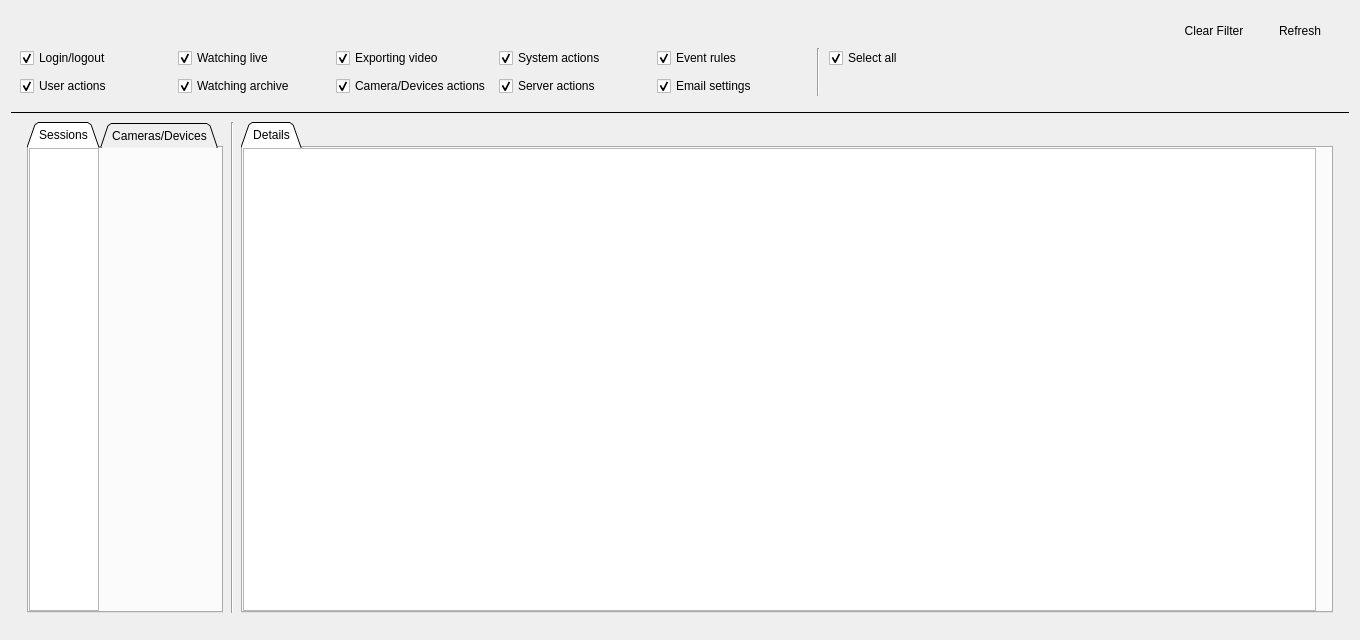
<?xml version="1.0" encoding="UTF-8"?>
<ui version="4.0">
 <class>AuditLogDialog</class>
 <widget class="QDialog" name="AuditLogDialog">
  <property name="geometry">
   <rect>
    <x>0</x>
    <y>0</y>
    <width>1360</width>
    <height>640</height>
   </rect>
  </property>
  <property name="minimumSize">
   <size>
    <width>1200</width>
    <height>0</height>
   </size>
  </property>
  <property name="windowTitle">
   <string>Audit Trail</string>
  </property>
  <layout class="QVBoxLayout" name="verticalLayout">
   <item>
    <widget class="QnPanel" name="panelWidget" native="true">
     <layout class="QGridLayout" name="gridLayout">
      <item row="0" column="0">
       <widget class="QnDateRangeWidget" name="dateRangeWidget" native="true"/>
      </item>
      <item row="0" column="1">
       <widget class="QnSearchLineEdit" name="filterLineEdit" native="true">
        <property name="sizePolicy">
         <sizepolicy hsizetype="Expanding" vsizetype="Preferred">
          <horstretch>0</horstretch>
          <verstretch>0</verstretch>
         </sizepolicy>
        </property>
       </widget>
      </item>
      <item row="0" column="2">
       <widget class="QPushButton" name="clearFilterButton">
        <property name="focusPolicy">
         <enum>Qt::TabFocus</enum>
        </property>
        <property name="text">
         <string>Clear Filter</string>
        </property>
        <property name="autoDefault">
         <bool>false</bool>
        </property>
        <property name="flat">
         <bool>true</bool>
        </property>
       </widget>
      </item>
      <item row="0" column="3">
       <widget class="QPushButton" name="refreshButton">
        <property name="focusPolicy">
         <enum>Qt::TabFocus</enum>
        </property>
        <property name="text">
         <string>Refresh</string>
        </property>
        <property name="autoDefault">
         <bool>false</bool>
        </property>
        <property name="flat">
         <bool>true</bool>
        </property>
       </widget>
      </item>
      <item row="1" column="0" colspan="4">
       <layout class="QHBoxLayout" name="horizontalLayout_3">
        <item>
         <layout class="QGridLayout" name="checkboxesLayout">
          <property name="spacing">
           <number>8</number>
          </property>
          <item row="1" column="0">
           <widget class="QCheckBox" name="checkBoxUsers">
            <property name="sizePolicy">
             <sizepolicy hsizetype="Minimum" vsizetype="Fixed">
              <horstretch>0</horstretch>
              <verstretch>0</verstretch>
             </sizepolicy>
            </property>
            <property name="minimumSize">
             <size>
              <width>150</width>
              <height>0</height>
             </size>
            </property>
            <property name="text">
             <string>User actions</string>
            </property>
            <property name="checked">
             <bool>true</bool>
            </property>
           </widget>
          </item>
          <item row="0" column="6">
           <widget class="QCheckBox" name="selectAllCheckBox">
            <property name="sizePolicy">
             <sizepolicy hsizetype="Minimum" vsizetype="Fixed">
              <horstretch>0</horstretch>
              <verstretch>0</verstretch>
             </sizepolicy>
            </property>
            <property name="text">
             <string>Select all</string>
            </property>
            <property name="checked">
             <bool>true</bool>
            </property>
           </widget>
          </item>
          <item row="1" column="3">
           <widget class="QCheckBox" name="checkBoxServers">
            <property name="sizePolicy">
             <sizepolicy hsizetype="Minimum" vsizetype="Fixed">
              <horstretch>0</horstretch>
              <verstretch>0</verstretch>
             </sizepolicy>
            </property>
            <property name="minimumSize">
             <size>
              <width>150</width>
              <height>0</height>
             </size>
            </property>
            <property name="text">
             <string>Server actions</string>
            </property>
            <property name="checked">
             <bool>true</bool>
            </property>
           </widget>
          </item>
          <item row="0" column="4">
           <widget class="QCheckBox" name="checkBoxBRules">
            <property name="sizePolicy">
             <sizepolicy hsizetype="Minimum" vsizetype="Fixed">
              <horstretch>0</horstretch>
              <verstretch>0</verstretch>
             </sizepolicy>
            </property>
            <property name="minimumSize">
             <size>
              <width>150</width>
              <height>0</height>
             </size>
            </property>
            <property name="text">
             <string>Event rules</string>
            </property>
            <property name="checked">
             <bool>true</bool>
            </property>
           </widget>
          </item>
          <item row="0" column="2">
           <widget class="QCheckBox" name="checkBoxExport">
            <property name="sizePolicy">
             <sizepolicy hsizetype="Minimum" vsizetype="Fixed">
              <horstretch>0</horstretch>
              <verstretch>0</verstretch>
             </sizepolicy>
            </property>
            <property name="minimumSize">
             <size>
              <width>150</width>
              <height>0</height>
             </size>
            </property>
            <property name="text">
             <string>Exporting video</string>
            </property>
            <property name="checked">
             <bool>true</bool>
            </property>
           </widget>
          </item>
          <item row="1" column="2">
           <widget class="QCheckBox" name="checkBoxCameras">
            <property name="sizePolicy">
             <sizepolicy hsizetype="Minimum" vsizetype="Fixed">
              <horstretch>0</horstretch>
              <verstretch>0</verstretch>
             </sizepolicy>
            </property>
            <property name="minimumSize">
             <size>
              <width>150</width>
              <height>0</height>
             </size>
            </property>
            <property name="text">
             <string notr="true">Camera/Devices actions</string>
            </property>
            <property name="checked">
             <bool>true</bool>
            </property>
           </widget>
          </item>
          <item row="0" column="3">
           <widget class="QCheckBox" name="checkBoxSystem">
            <property name="sizePolicy">
             <sizepolicy hsizetype="Minimum" vsizetype="Fixed">
              <horstretch>0</horstretch>
              <verstretch>0</verstretch>
             </sizepolicy>
            </property>
            <property name="minimumSize">
             <size>
              <width>150</width>
              <height>0</height>
             </size>
            </property>
            <property name="text">
             <string>System actions</string>
            </property>
            <property name="checked">
             <bool>true</bool>
            </property>
           </widget>
          </item>
          <item row="1" column="1">
           <widget class="QCheckBox" name="checkBoxArchive">
            <property name="sizePolicy">
             <sizepolicy hsizetype="Minimum" vsizetype="Fixed">
              <horstretch>0</horstretch>
              <verstretch>0</verstretch>
             </sizepolicy>
            </property>
            <property name="minimumSize">
             <size>
              <width>150</width>
              <height>0</height>
             </size>
            </property>
            <property name="text">
             <string>Watching archive</string>
            </property>
            <property name="checked">
             <bool>true</bool>
            </property>
           </widget>
          </item>
          <item row="0" column="1">
           <widget class="QCheckBox" name="checkBoxLive">
            <property name="sizePolicy">
             <sizepolicy hsizetype="Minimum" vsizetype="Fixed">
              <horstretch>0</horstretch>
              <verstretch>0</verstretch>
             </sizepolicy>
            </property>
            <property name="minimumSize">
             <size>
              <width>150</width>
              <height>0</height>
             </size>
            </property>
            <property name="text">
             <string>Watching live</string>
            </property>
            <property name="checked">
             <bool>true</bool>
            </property>
           </widget>
          </item>
          <item row="0" column="5" rowspan="2">
           <widget class="Line" name="verticalLine">
            <property name="minimumSize">
             <size>
              <width>6</width>
              <height>0</height>
             </size>
            </property>
            <property name="frameShadow">
             <enum>QFrame::Sunken</enum>
            </property>
            <property name="lineWidth">
             <number>1</number>
            </property>
            <property name="orientation">
             <enum>Qt::Vertical</enum>
            </property>
           </widget>
          </item>
          <item row="0" column="0">
           <widget class="QCheckBox" name="checkBoxLogin">
            <property name="sizePolicy">
             <sizepolicy hsizetype="Minimum" vsizetype="Fixed">
              <horstretch>0</horstretch>
              <verstretch>0</verstretch>
             </sizepolicy>
            </property>
            <property name="minimumSize">
             <size>
              <width>150</width>
              <height>0</height>
             </size>
            </property>
            <property name="text">
             <string>Login/logout</string>
            </property>
            <property name="checked">
             <bool>true</bool>
            </property>
           </widget>
          </item>
          <item row="1" column="4">
           <widget class="QCheckBox" name="checkBoxEmail">
            <property name="sizePolicy">
             <sizepolicy hsizetype="Minimum" vsizetype="Fixed">
              <horstretch>0</horstretch>
              <verstretch>0</verstretch>
             </sizepolicy>
            </property>
            <property name="minimumSize">
             <size>
              <width>150</width>
              <height>0</height>
             </size>
            </property>
            <property name="text">
             <string>Email settings</string>
            </property>
            <property name="checked">
             <bool>true</bool>
            </property>
           </widget>
          </item>
         </layout>
        </item>
        <item>
         <spacer name="horizontalSpacer">
          <property name="orientation">
           <enum>Qt::Horizontal</enum>
          </property>
          <property name="sizeHint" stdset="0">
           <size>
            <width>40</width>
            <height>20</height>
           </size>
          </property>
         </spacer>
        </item>
       </layout>
      </item>
     </layout>
    </widget>
   </item>
   <item>
    <widget class="Line" name="line">
     <property name="frameShadow">
      <enum>QFrame::Plain</enum>
     </property>
     <property name="orientation">
      <enum>Qt::Horizontal</enum>
     </property>
    </widget>
   </item>
   <item>
    <widget class="QStackedWidget" name="stackedWidget">
     <property name="sizePolicy">
      <sizepolicy hsizetype="Preferred" vsizetype="Preferred">
       <horstretch>0</horstretch>
       <verstretch>0</verstretch>
      </sizepolicy>
     </property>
     <property name="currentIndex">
      <number>0</number>
     </property>
     <widget class="QWidget" name="gridPage">
      <layout class="QHBoxLayout" name="horizontalLayout_2" stretch="0,0,0">
       <property name="leftMargin">
        <number>16</number>
       </property>
       <property name="topMargin">
        <number>2</number>
       </property>
       <property name="rightMargin">
        <number>16</number>
       </property>
       <property name="bottomMargin">
        <number>16</number>
       </property>
       <item>
        <widget class="QTabWidget" name="mainTabWidget">
         <property name="sizePolicy">
          <sizepolicy hsizetype="Fixed" vsizetype="Expanding">
           <horstretch>0</horstretch>
           <verstretch>0</verstretch>
          </sizepolicy>
         </property>
         <property name="tabShape">
          <enum>QTabWidget::Triangular</enum>
         </property>
         <property name="currentIndex">
          <number>0</number>
         </property>
         <widget class="QWidget" name="sessionsTab">
          <property name="sizePolicy">
           <sizepolicy hsizetype="Fixed" vsizetype="Preferred">
            <horstretch>0</horstretch>
            <verstretch>0</verstretch>
           </sizepolicy>
          </property>
          <attribute name="title">
           <string>Sessions</string>
          </attribute>
          <layout class="QVBoxLayout" name="sessionsTabLayout">
           <property name="spacing">
            <number>0</number>
           </property>
           <property name="leftMargin">
            <number>0</number>
           </property>
           <property name="topMargin">
            <number>0</number>
           </property>
           <property name="rightMargin">
            <number>11</number>
           </property>
           <property name="bottomMargin">
            <number>0</number>
           </property>
           <item>
            <widget class="QnCheckableTableView" name="gridMaster">
             <property name="sizePolicy">
              <sizepolicy hsizetype="Fixed" vsizetype="Expanding">
               <horstretch>0</horstretch>
               <verstretch>0</verstretch>
              </sizepolicy>
             </property>
             <property name="mouseTracking">
              <bool>true</bool>
             </property>
             <property name="contextMenuPolicy">
              <enum>Qt::CustomContextMenu</enum>
             </property>
             <property name="verticalScrollBarPolicy">
              <enum>Qt::ScrollBarAsNeeded</enum>
             </property>
             <property name="horizontalScrollBarPolicy">
              <enum>Qt::ScrollBarAlwaysOff</enum>
             </property>
             <property name="sizeAdjustPolicy">
              <enum>QAbstractScrollArea::AdjustToContents</enum>
             </property>
             <property name="alternatingRowColors">
              <bool>true</bool>
             </property>
             <property name="selectionBehavior">
              <enum>QAbstractItemView::SelectRows</enum>
             </property>
             <property name="showGrid">
              <bool>false</bool>
             </property>
             <property name="sortingEnabled">
              <bool>true</bool>
             </property>
             <attribute name="verticalHeaderVisible">
              <bool>false</bool>
             </attribute>
            </widget>
           </item>
          </layout>
         </widget>
         <widget class="QWidget" name="camerasTab">
          <property name="sizePolicy">
           <sizepolicy hsizetype="Fixed" vsizetype="Preferred">
            <horstretch>0</horstretch>
            <verstretch>0</verstretch>
           </sizepolicy>
          </property>
          <attribute name="title">
           <string notr="true">Cameras/Devices</string>
          </attribute>
          <layout class="QVBoxLayout" name="camerasTabLayout">
           <property name="spacing">
            <number>0</number>
           </property>
           <property name="leftMargin">
            <number>0</number>
           </property>
           <property name="topMargin">
            <number>0</number>
           </property>
           <property name="rightMargin">
            <number>11</number>
           </property>
           <property name="bottomMargin">
            <number>0</number>
           </property>
           <item>
            <widget class="QnCheckableTableView" name="gridCameras">
             <property name="sizePolicy">
              <sizepolicy hsizetype="Fixed" vsizetype="Expanding">
               <horstretch>0</horstretch>
               <verstretch>0</verstretch>
              </sizepolicy>
             </property>
             <property name="mouseTracking">
              <bool>true</bool>
             </property>
             <property name="contextMenuPolicy">
              <enum>Qt::CustomContextMenu</enum>
             </property>
             <property name="verticalScrollBarPolicy">
              <enum>Qt::ScrollBarAsNeeded</enum>
             </property>
             <property name="horizontalScrollBarPolicy">
              <enum>Qt::ScrollBarAlwaysOff</enum>
             </property>
             <property name="sizeAdjustPolicy">
              <enum>QAbstractScrollArea::AdjustToContents</enum>
             </property>
             <property name="editTriggers">
              <set>QAbstractItemView::NoEditTriggers</set>
             </property>
             <property name="tabKeyNavigation">
              <bool>true</bool>
             </property>
             <property name="showDropIndicator" stdset="0">
              <bool>true</bool>
             </property>
             <property name="alternatingRowColors">
              <bool>true</bool>
             </property>
             <property name="selectionBehavior">
              <enum>QAbstractItemView::SelectRows</enum>
             </property>
             <property name="showGrid">
              <bool>false</bool>
             </property>
             <property name="sortingEnabled">
              <bool>true</bool>
             </property>
             <attribute name="verticalHeaderVisible">
              <bool>false</bool>
             </attribute>
            </widget>
           </item>
          </layout>
         </widget>
        </widget>
       </item>
       <item>
        <widget class="Line" name="verticalLine_2">
         <property name="minimumSize">
          <size>
           <width>6</width>
           <height>0</height>
          </size>
         </property>
         <property name="frameShadow">
          <enum>QFrame::Sunken</enum>
         </property>
         <property name="lineWidth">
          <number>1</number>
         </property>
         <property name="orientation">
          <enum>Qt::Vertical</enum>
         </property>
        </widget>
       </item>
       <item>
        <widget class="QTabWidget" name="detailsTabWidget">
         <property name="sizePolicy">
          <sizepolicy hsizetype="Preferred" vsizetype="Expanding">
           <horstretch>0</horstretch>
           <verstretch>0</verstretch>
          </sizepolicy>
         </property>
         <property name="tabShape">
          <enum>QTabWidget::Triangular</enum>
         </property>
         <property name="currentIndex">
          <number>0</number>
         </property>
         <widget class="QWidget" name="detailsTab">
          <attribute name="title">
           <string>Details</string>
          </attribute>
          <layout class="QVBoxLayout" name="detailsTabLayout">
           <property name="spacing">
            <number>0</number>
           </property>
           <property name="leftMargin">
            <number>0</number>
           </property>
           <property name="topMargin">
            <number>0</number>
           </property>
           <property name="rightMargin">
            <number>15</number>
           </property>
           <property name="bottomMargin">
            <number>0</number>
           </property>
           <item>
            <widget class="QnTableView" name="gridDetails">
             <property name="sizePolicy">
              <sizepolicy hsizetype="Minimum" vsizetype="Expanding">
               <horstretch>0</horstretch>
               <verstretch>0</verstretch>
              </sizepolicy>
             </property>
             <property name="contextMenuPolicy">
              <enum>Qt::CustomContextMenu</enum>
             </property>
             <property name="horizontalScrollBarPolicy">
              <enum>Qt::ScrollBarAlwaysOff</enum>
             </property>
             <property name="selectionBehavior">
              <enum>QAbstractItemView::SelectRows</enum>
             </property>
             <property name="showGrid">
              <bool>false</bool>
             </property>
             <attribute name="verticalHeaderVisible">
              <bool>false</bool>
             </attribute>
            </widget>
           </item>
          </layout>
         </widget>
        </widget>
       </item>
      </layout>
     </widget>
     <widget class="QWidget" name="warnPage">
      <layout class="QVBoxLayout" name="verticalLayout_2">
       <property name="leftMargin">
        <number>16</number>
       </property>
       <property name="topMargin">
        <number>16</number>
       </property>
       <property name="rightMargin">
        <number>16</number>
       </property>
       <property name="bottomMargin">
        <number>16</number>
       </property>
       <item>
        <widget class="QLabel" name="warningLabel">
         <property name="text">
          <string>All servers are offline. Audit data is not available.</string>
         </property>
         <property name="alignment">
          <set>Qt::AlignCenter</set>
         </property>
        </widget>
       </item>
      </layout>
     </widget>
     <widget class="QWidget" name="progressPage">
      <layout class="QVBoxLayout" name="verticalLayout_3">
       <item>
        <layout class="QHBoxLayout" name="horizontalLayout">
         <item>
          <widget class="QProgressBar" name="loadingProgressBar">
           <property name="sizePolicy">
            <sizepolicy hsizetype="Fixed" vsizetype="Fixed">
             <horstretch>0</horstretch>
             <verstretch>0</verstretch>
            </sizepolicy>
           </property>
           <property name="minimumSize">
            <size>
             <width>240</width>
             <height>0</height>
            </size>
           </property>
           <property name="maximum">
            <number>0</number>
           </property>
           <property name="value">
            <number>-1</number>
           </property>
          </widget>
         </item>
        </layout>
       </item>
      </layout>
     </widget>
    </widget>
   </item>
  </layout>
 </widget>
 <customwidgets>
  <customwidget>
   <class>QnTableView</class>
   <extends>QTableView</extends>
   <header location="global">ui/widgets/common/table_view.h</header>
  </customwidget>
  <customwidget>
   <class>QnSearchLineEdit</class>
   <extends>QWidget</extends>
   <header location="global">ui/widgets/common/search_line_edit.h</header>
   <container>1</container>
  </customwidget>
  <customwidget>
   <class>QnPanel</class>
   <extends>QWidget</extends>
   <header location="global">ui/widgets/common/panel.h</header>
   <container>1</container>
  </customwidget>
  <customwidget>
   <class>QnDateRangeWidget</class>
   <extends>QWidget</extends>
   <header location="global">ui/widgets/common/date_range_widget.h</header>
   <container>1</container>
  </customwidget>
  <customwidget>
   <class>QnCheckableTableView</class>
   <extends>QTableView</extends>
   <header location="global">ui/widgets/common/checkable_table_view.h</header>
  </customwidget>
 </customwidgets>
 <tabstops>
  <tabstop>checkBoxLogin</tabstop>
  <tabstop>checkBoxLive</tabstop>
  <tabstop>checkBoxExport</tabstop>
  <tabstop>checkBoxSystem</tabstop>
  <tabstop>checkBoxBRules</tabstop>
  <tabstop>selectAllCheckBox</tabstop>
  <tabstop>checkBoxUsers</tabstop>
  <tabstop>checkBoxArchive</tabstop>
  <tabstop>checkBoxCameras</tabstop>
  <tabstop>checkBoxServers</tabstop>
  <tabstop>checkBoxEmail</tabstop>
  <tabstop>mainTabWidget</tabstop>
  <tabstop>gridMaster</tabstop>
  <tabstop>detailsTabWidget</tabstop>
  <tabstop>gridDetails</tabstop>
  <tabstop>gridCameras</tabstop>
 </tabstops>
 <resources/>
 <connections/>
</ui>
